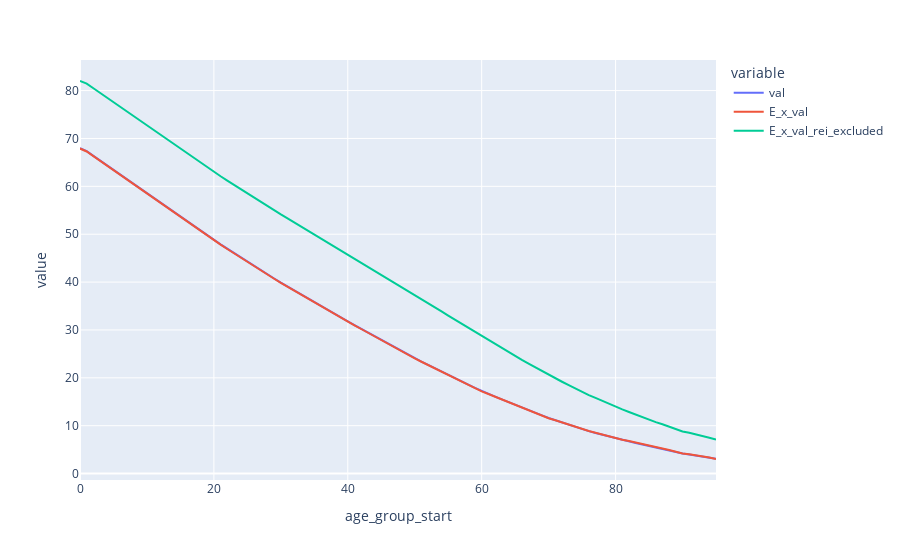

Notebook code for this chart:
### Code cell
sex_id = 1


px.line(
    le_calculated
    .set_index(['age_group_start', 'sex_id'])
    .join(
        le_calculated_risk_excluded
        .set_index(['age_group_start', 'sex_id']),
        rsuffix='_rei_excluded'
    )
    .join(
        life_expectancy_located_interpolated
        .set_index(['age_group_start', 'sex_id']),
        rsuffix='_source'
    )
    .query('sex_id == @sex_id')
    .reset_index()
    .set_index('age_group_start')
    [['val', 'E_x_val', 'E_x_val_rei_excluded']]
)

### Figure 1 — Plotly figure (JSON) as saved in the notebook; plotly's stock layout.template omitted (floating-point values rounded to 4 significant figures)
{"data": [{"hovertemplate": "variable=val<br>age_group_start=%{x}<br>value=%{y}<extra></extra>", "legendgroup": "val", "line": {"color": "#636efa", "dash": "solid"}, "marker": {"symbol": "circle"}, "mode": "lines", "name": "val", "orientation": "v", "showlegend": true, "type": "scatter", "x": [0, 1, 2, 3, 4, 5, 6, 7, 8, 9, 10, 11, 12, 13, 14, 15, 16, 17, 18, 19, 20, 21, 22, 23, 24, 25, 26, 27, 28, 29, 30, 31, 32, 33, 34, 35, 36, 37, 38, 39, 40, 41, 42, 43, 44, 45, 46, 47, 48, 49, 50, 51, 52, 53, 54, 55, 56, 57, 58, 59, 60, 61, 62, 63, 64, 65, 66, 67, 68, 69, 70, 71, 72, 73, 74, 75, 76, 77, 78, 79, 80, 81, 82, 83, 84, 85, 86, 87, 88, 89, 90, 91, 92, 93, 94, 95], "xaxis": "x", "y": [67.96, 67.35, 66.37, 65.4, 64.42, 63.44, 62.46, 61.47, 60.48, 59.5, 58.51, 57.53, 56.54, 55.56, 54.57, 53.59, 52.63, 51.67, 50.71, 49.75, 48.8, 47.88, 46.97, 46.06, 45.15, 44.24, 43.37, 42.49, 41.62, 40.75, 39.88, 39.06, 38.23, 37.41, 36.58, 35.76, 34.97, 34.18, 33.39, 32.6, 31.81, 31.03, 30.25, 29.47, 28.69, 27.91, 27.15, 26.39, 25.63, 24.87, 24.11, 23.4, 22.69, 21.98, 21.27, 20.56, 19.9, 19.23, 18.56, 17.9, 17.23, 16.65, 16.07, 15.49, 14.91, 14.32, 13.78, 13.24, 12.7, 12.15, 11.61, 11.14, 10.67, 10.19, 9.72, 9.246, 8.868, 8.491, 8.113, 7.735, 7.357, 7.033, 6.71, 6.386, 6.062, 5.738, 5.431, 5.124, 4.818, 4.511, 4.204, 3.977, 3.751, 3.525, 3.299, 3.073], "yaxis": "y"}, {"hovertemplate": "variable=E_x_val<br>age_group_start=%{x}<br>value=%{y}<extra></extra>", "legendgroup": "E_x_val", "line": {"color": "#EF553B", "dash": "solid"}, "marker": {"symbol": "circle"}, "mode": "lines", "name": "E_x_val", "orientation": "v", "showlegend": true, "type": "scatter", "x": [0, 1, 2, 3, 4, 5, 6, 7, 8, 9, 10, 11, 12, 13, 14, 15, 16, 17, 18, 19, 20, 21, 22, 23, 24, 25, 26, 27, 28, 29, 30, 31, 32, 33, 34, 35, 36, 37, 38, 39, 40, 41, 42, 43, 44, 45, 46, 47, 48, 49, 50, 51, 52, 53, 54, 55, 56, 57, 58, 59, 60, 61, 62, 63, 64, 65, 66, 67, 68, 69, 70, 71, 72, 73, 74, 75, 76, 77, 78, 79, 80, 81, 82, 83, 84, 85, 86, 87, 88, 89, 90, 91, 92, 93, 94, 95], "xaxis": "x", "y": [67.9, 67.28, 66.31, 65.33, 64.35, 63.38, 62.39, 61.4, 60.42, 59.43, 58.44, 57.46, 56.47, 55.49, 54.5, 53.52, 52.56, 51.61, 50.65, 49.69, 48.73, 47.82, 46.91, 46.0, 45.09, 44.17, 43.31, 42.44, 41.57, 40.7, 39.82, 39.0, 38.18, 37.36, 36.53, 35.69, 34.91, 34.13, 33.34, 32.54, 31.74, 30.98, 30.2, 29.42, 28.64, 27.84, 27.1, 26.35, 25.59, 24.83, 24.05, 23.36, 22.66, 21.95, 21.23, 20.5, 19.86, 19.21, 18.54, 17.86, 17.17, 16.62, 16.06, 15.48, 14.88, 14.27, 13.77, 13.25, 12.7, 12.14, 11.56, 11.14, 10.7, 10.23, 9.736, 9.218, 8.895, 8.548, 8.173, 7.77, 7.335, 7.074, 6.786, 6.466, 6.111, 5.718, 5.489, 5.227, 4.926, 4.58, 4.183, 4.04, 3.863, 3.645, 3.377, 3.046], "yaxis": "y"}, {"hovertemplate": "variable=E_x_val_rei_excluded<br>age_group_start=%{x}<br>value=%{y}<extra></extra>", "legendgroup": "E_x_val_rei_excluded", "line": {"color": "#00cc96", "dash": "solid"}, "marker": {"symbol": "circle"}, "mode": "lines", "name": "E_x_val_rei_excluded", "orientation": "v", "showlegend": true, "type": "scatter", "x": [0, 1, 2, 3, 4, 5, 6, 7, 8, 9, 10, 11, 12, 13, 14, 15, 16, 17, 18, 19, 20, 21, 22, 23, 24, 25, 26, 27, 28, 29, 30, 31, 32, 33, 34, 35, 36, 37, 38, 39, 40, 41, 42, 43, 44, 45, 46, 47, 48, 49, 50, 51, 52, 53, 54, 55, 56, 57, 58, 59, 60, 61, 62, 63, 64, 65, 66, 67, 68, 69, 70, 71, 72, 73, 74, 75, 76, 77, 78, 79, 80, 81, 82, 83, 84, 85, 86, 87, 88, 89, 90, 91, 92, 93, 94, 95], "xaxis": "x", "y": [82.0, 81.47, 80.49, 79.52, 78.55, 77.58, 76.6, 75.61, 74.63, 73.64, 72.66, 71.68, 70.7, 69.72, 68.74, 67.75, 66.8, 65.85, 64.9, 63.95, 63.0, 62.1, 61.2, 60.3, 59.4, 58.5, 57.63, 56.76, 55.89, 55.02, 54.15, 53.31, 52.47, 51.63, 50.78, 49.94, 49.12, 48.29, 47.47, 46.64, 45.8, 44.97, 44.13, 43.29, 42.45, 41.61, 40.76, 39.9, 39.05, 38.19, 37.32, 36.46, 35.6, 34.74, 33.87, 33.0, 32.15, 31.29, 30.43, 29.57, 28.7, 27.88, 27.04, 26.2, 25.36, 24.51, 23.74, 22.97, 22.18, 21.39, 20.59, 19.89, 19.18, 18.46, 17.73, 16.99, 16.4, 15.8, 15.19, 14.55, 13.9, 13.4, 12.87, 12.32, 11.76, 11.17, 10.75, 10.3, 9.824, 9.326, 8.8, 8.511, 8.197, 7.856, 7.486, 7.085], "yaxis": "y"}], "layout": {"legend": {"title": {"text": "variable"}, "tracegroupgap": 0}, "margin": {"t": 60}, "xaxis": {"anchor": "y", "domain": [0, 1], "title": {"text": "age_group_start"}}, "yaxis": {"anchor": "x", "domain": [0, 1], "title": {"text": "value"}}}}
